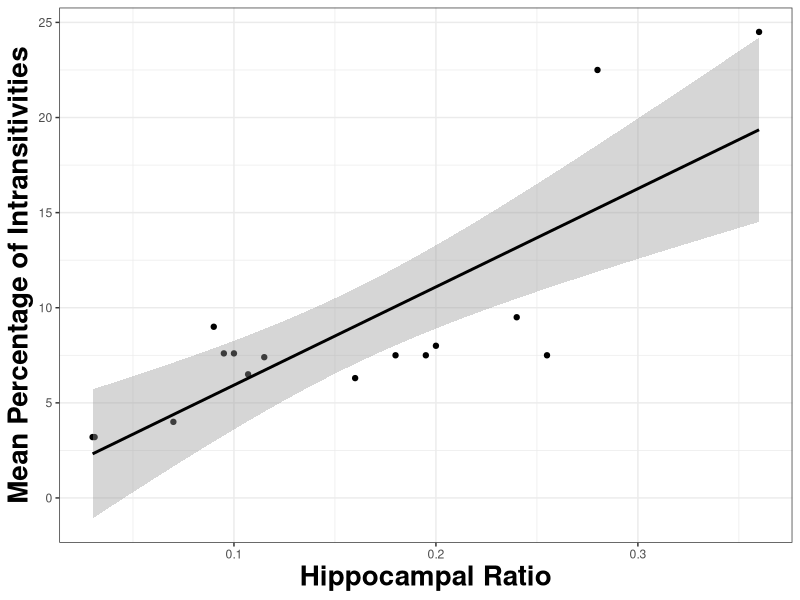

The R source for this figure: (Note: this script raises an error after producing the figure.)
## ---- chunk 1
library(ggplot2)

talk.plot.df <- data.frame (Hippocampal_Ratio = c(0.03,0.031, 0.07, 0.09, 0.095, 0.10, 0.107, 0.115, 0.16, 0.18, 0.195, 0.2, 0.24, 0.255, 0.28, 0.36),
Intransitivity_Percent = c(3.2, 3.2, 4, 9, 7.6, 7.6, 6.5, 7.4, 6.3, 7.5, 7.5, 8, 9.5, 7.5, 22.5, 24.5))

library(Hmisc)

spearman.test(talk.plot.df$Hippocampal_Ratio, talk.plot.df$Intransitivity_Percent)

ggplot(talk.plot.df, aes(Hippocampal_Ratio, Intransitivity_Percent))+
  geom_point()+
  geom_smooth(method = "lm", color = "black")+
  theme_bw()+
  ylab("Mean Percentage of Intransitivities")+
  xlab("Hippocampal Ratio")+
  theme_bw()+
  theme(axis.title.y = element_text(face="bold", size = 20),
           axis.title.x  = element_text(face="bold", size = 20))
## ---- chunk 2
View(numbers.trial.data)

# Womp. I actually don't know what numbers the image numbers correspond to. Turns out the image numbers are the actual stimuli so can use those for decision difficulty.
numbers.trial.data$num.diff <- abs(numbers.trial.data$Image_left - numbers.trial.data$Image_right)


#The variance ofdifferences was the same for all groups (set up by experiment so manipulation check)
aggregate(num.diff ~ Group, FUN = var, numbers.trial.data)
ggplot(numbers.trial.data, aes(Group, num.diff))+
  geom_boxplot(width = 0.5)+
  theme_bw()+
  ylab("Difference in numbers")

#The easier the decision (the bigger the difference in values) the faster all groups got
#The control group appears faster compared to both lesion groups in the control task BUT this doesn't appear statistically significant in the regression
p1 <- ggplot(numbers.trial.data, aes(num.diff, RT, group = Group, col = Group))+
  geom_smooth(method = "loess")+
  theme_bw()+
  xlab("Difference between numbers (Difficulty)")+
  ylab("Response times")
#No significan interactions or group differences. All groups are faster the larger the difference between the numbers (i.e. the easier the decisions)
summary(lmer(scale(RT) ~ scale(num.diff) * Group + (1|f.id), data = numbers.trial.data))

#Difference in values and intransitivity
#The lines are pretty flat. All the decisions seem pretty easy/equally likely to be involved in an intransitivity
ggplot(numbers.trial.data, aes(num.diff, IntransTripleCounted, group = Group, col = Group))+
  geom_smooth(method = "loess")+
  theme_bw()+
  xlab("Difference between numbers (Difficulty)")+
  ylab("Number of Intransitivities Trial is involved in")

#Probability of being involved in intransitivity measure (new)
#How many times a trial involved in an intransitivity/total number intransitivities for subject

#Nominator: (IntransTripleCounted does indeed say how many times a trial was involved in an intransitive triplet)

#Denomiator:
numbers.trial.data <- merge(numbers.trial.data, both.Intransitive[as.character(both.Intransitive$Task) == "numbers", c("f.id", "CleanIntr")], by = "f.id", all.x = T)

#Prob of Intransitivity for a given trial
numbers.trial.data$ProbIntr <- (numbers.trial.data$IntransTripleCounted - numbers.trial.data$MisPressIntransTripleCounted) / (numbers.trial.data$CleanIntr*3)

#Check if probabilities for all subjects add up to 1. (yes.)
ddply(numbers.trial.data, c("f.id"), summarise, tot = sum(ProbIntr))

#There are a bunch of people with no intransitivities (so dividing by 0). Replace these with 0
numbers.trial.data$ProbIntr <- ifelse(is.na(numbers.trial.data$ProbIntr), 0, numbers.trial.data$ProbIntr)

#Back to decision difficulty and probability of intransitivity
#For all groups groups harder trials are more likely to be involved in intransitivities 
p2 <- ggplot(numbers.trial.data, aes(num.diff, ProbIntr, group = Group, col = Group))+
  geom_smooth(method = "loess")+
  theme_bw()+
  xlab("Difference between numbers (Difficulty)")+
  ylab("Probability of Intransitivity")

summary(lmer(scale(ProbIntr) ~ scale(num.diff) * Group + (1|f.id), data = numbers.trial.data))

#Probability of transitivity stays the same across the task for the numbers task
p3 <- ggplot(numbers.trial.data, aes(Trialnumber, ProbIntr, group = Group, col = Group))+
  geom_smooth(method = "loess")+
  theme_bw()+
  xlab("Trial Number")+
  ylab("Probability of Intransitivity")


library(gridExtra)
g <- ggplotGrob(p1 + theme(legend.position="bottom"))$grobs
legend <- g[[which(sapply(g, function(x) x$name) == "guide-box")]]

p4 <- grid.arrange(arrangeGrob(p1 + theme(legend.position="none"),
                         p2 + theme(legend.position="none"),
                         p3 + theme(legend.position="none"),
                         nrow=1),
             legend, nrow=2,heights=c(10, 1),
             main = "Relationship between decision difficulty, RT and intransitivity in numbers task")
rm(g, legend)
## ---- chunk 3
#How about just taking the difference of how many times they chose the item and avoid an artificial point system. This way ties will be indifference (0).If they haven't chosen an item assign a 0.

get.ordinal.value <- function(x){
  
  tmp <- data.frame(item = dimnames(sort(table(x$Choice.image)))[[1]],
                    value = sort(table(x$Choice.image)))
  
  return(tmp)
  }

# Does it work?
get.ordinal.value(choice2.trial.data[choice2.trial.data$SubjectID == 306,])
# Yes.

# So apply it to everyone's data
ordinal.value.df <- plyr::ddply(choice2.trial.data, c("f.id"), get.ordinal.value)

# A bit hacky but merge twice to assign right ordinal values to each image and then get value difference per trial.

#Merge 1 for image left
#KEEP ALL!
#RENAME col
choice2.trial.data.w.val <- merge(choice2.trial.data, ordinal.value.df, by.x = c("f.id","Image_left"), by.y = c("f.id","item"), all.x = T)
names(choice2.trial.data.w.val)[24] <- "value.left"

#Merge 2 for image right
choice2.trial.data.w.val <- merge(choice2.trial.data.w.val, ordinal.value.df, by.x = c("f.id","Image_right"), by.y = c("f.id","item"), all.x = T)
names(choice2.trial.data.w.val)[25] <- "value.right"

#Replace NAs in values with 0's
choice2.trial.data.w.val$value.left <- ifelse(is.na(choice2.trial.data.w.val$value.left), 0, choice2.trial.data.w.val$value.left)

choice2.trial.data.w.val$value.right <- ifelse(is.na(choice2.trial.data.w.val$value.right), 0, choice2.trial.data.w.val$value.right)

#Val.diff
#The smaller the difference the harder the decision
choice2.trial.data.w.val$val.diff <- abs(choice2.trial.data.w.val$value.left - choice2.trial.data.w.val$value.right)

#The variance of value differences was the same for all groups
#It's not like one group cared less about candy bars that they were just choosing randomly
aggregate(val.diff ~ Group, FUN = var, choice2.trial.data.w.val)
ggplot(choice2.trial.data.w.val, aes(Group, val.diff))+
  geom_boxplot(width = 0.5)+
  theme_bw()+
  ylab("Value difference")

#The easier the decision (the bigger the difference in values) the faster all groups got
#MTL group was consistently slower at all levels of value difference
p1 <- ggplot(choice2.trial.data.w.val, aes(val.diff, RT, group = Group, col = Group))+
  geom_smooth(method = "loess")+
  theme_bw()+
  xlab("Value difference")+
  ylab("Response times")
#Significant interactions show that the how RTs change with decision difficulty differs by group. Though they all get faster at easier decisions the MTL group is consistently slower
summary(lmer(scale(RT) ~ scale(val.diff) * Group + (1|f.id), data = choice2.trial.data.w.val))
summary(lmer(scale(RT) ~ poly(val.diff, 2) * Group + (1|f.id), data = choice2.trial.data.w.val))

#Difference in values and intransitivity
#The harder the decision the more intransitivite triplets it is involved in
#This graph is deceptive because it suggests that for the MTL group trials that are closer to indifference are involved in more intransitivities but it's not normalized! (i.e. the trials are involved in more intransitivities but the MTL group makes more intransitivities to begin with, which is why the probability of intransitivity measure below in more descriptive) 
ggplot(choice2.trial.data.w.val, aes(val.diff, IntransTripleCounted, group = Group, col = Group))+
  geom_smooth(method = "loess")+
  theme_bw()+
  xlab("Value difference")+
  ylab("Number of Intransitivities Trial is involved in")

#Probability of being involved in intransitivity measure (new)
#How many times a trial involved in an intransitivity/total number intransitivities for subject

#Nominator: (IntransTripleCounted does indeed say how many times a trial was involved in an intransitive triplet)

#Denomiator:
choice2.trial.data.w.val <- merge(choice2.trial.data.w.val, both.Intransitive[as.character(both.Intransitive$Task) == "choice", c("f.id", "CleanIntr")], by = "f.id", all.x = T)

#Prob of Intransitivity for a given trial
choice2.trial.data.w.val$ProbIntr <- (choice2.trial.data.w.val$IntransTripleCounted - choice2.trial.data.w.val$MisPressIntransTripleCounted) / (choice2.trial.data.w.val$CleanIntr*3)

#Check if probabilities for all subjects add up to 1. (yes.)
ddply(choice2.trial.data.w.val, c("f.id"), summarise, tot = sum(ProbIntr))

#Back to decision difficulty and probability of intransitivity
#For the MTL group harder trials (those where the value difference is smaller) are less likely to be involved in intransitivities suggesting that these decisions are not as hard for them because they have problems with retaining value
p2 <- ggplot(choice2.trial.data.w.val, aes(val.diff, ProbIntr, group = Group, col = Group))+
  geom_smooth(method = "loess")+
  theme_bw()+
  xlab("Value difference")+
  ylab("Probability of Intransitivity")

summary(lmer(scale(ProbIntr) ~ scale(val.diff) * Group + (1|f.id), data = choice2.trial.data.w.val))

#Try making an graph to convey this point more easily
summary(choice2.trial.data.w.val$val.diff)

choice2.trial.data.w.val$difficulty.lab <- with(choice2.trial.data.w.val, ifelse(val.diff < 4, "Hard", ifelse(val.diff > 3 & val.diff < 10, "Medium", ifelse(val.diff>= 10, "Easy", NA))))

table(choice2.trial.data.w.val$difficulty.lab, useNA="ifany")

choice2.trial.data.w.val$difficulty.lab <- factor(choice2.trial.data.w.val$difficulty.lab, levels = c("Easy","Medium", "Hard"))

plot.valdiff.df <- cbind(aggregate(ProbIntr ~ difficulty.lab + Group, choice2.trial.data.w.val, mean),
aggregate(ProbIntr ~ difficulty.lab + Group, choice2.trial.data.w.val, se)[3])
names(plot.valdiff.df) <- c("Difficulty", "Group", "MeanP", "SEM")

ggplot(plot.valdiff.df, aes(Difficulty, MeanP, group = Group, fill = Group))+
  geom_bar(stat="identity", position = "dodge")+
  geom_errorbar(aes(ymin = MeanP-SEM, ymax = MeanP+SEM), position = position_dodge(0.9), width = 0.5)+
  theme_bw()+
  xlab("Value difference")+
  ylab("Probability of Intransitivity")+
scale_fill_grey(start = 0, end = .9)

ggsave("./TransitivityFigures/CleanFigure4.png", width=6, height=4, dpi=300)

p3 <- ggplot(choice2.trial.data.w.val, aes(Trialnumber, ProbIntr, group = Group, col = Group))+
  geom_smooth(method = "loess")+
  theme_bw()+
  xlab("Trial Number")+
  ylab("Probability of Intransitivity")

library(gridExtra)
g <- ggplotGrob(p1 + theme(legend.position="bottom"))$grobs
legend <- g[[which(sapply(g, function(x) x$name) == "guide-box")]]

p4 <- grid.arrange(arrangeGrob(p1 + theme(legend.position="none"),
                         p2 + theme(legend.position="none"),
                         p3 + theme(legend.position="none"),
                         nrow=1),
             legend, nrow=2,heights=c(10, 1),
             main = "Relationship between decision difficulty, RT and intransitivity in preference task")
rm(g, legend)
